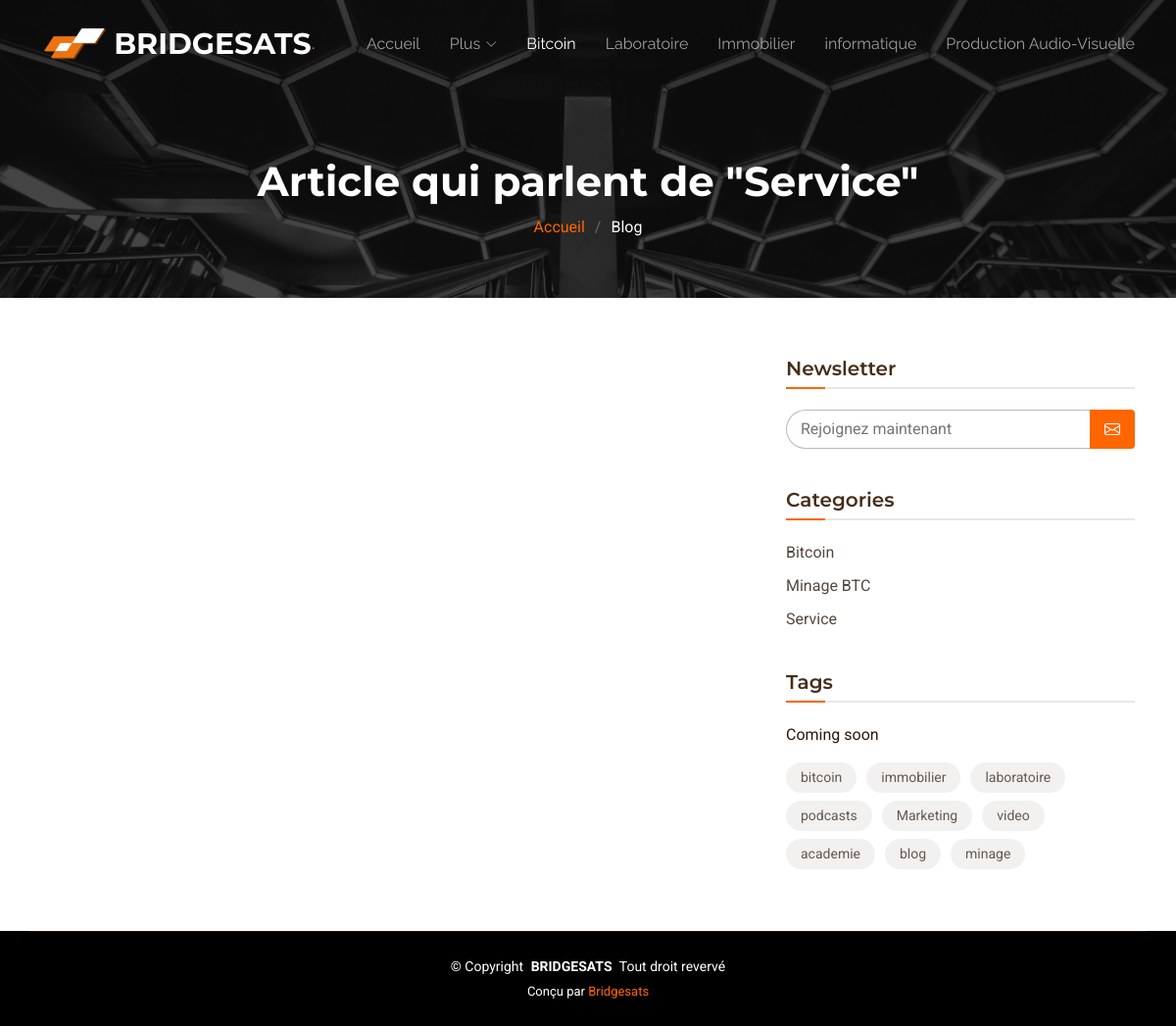
Page /cat/3/ on the committed database.
### core/models.py (models this page shows, shortened)
class Category(models.Model):
    cat_id = models.AutoField(primary_key=True)
    name = models.CharField(max_length=120)

### core/views.py (the view, shortened to what this page needs)
# urls.py: path('cat/<int:id>/', views.ReadCat, name='blog-cat'),
def ReadCat(request, id):
    try:
        cats = Category.objects.get(cat_id=id)
        blogs = CreateBlog.objects.filter(category=cats)
        category_name = cats.name  # Assurez-vous que c'est le bon champ
        list_categorys = Category.objects.all()
        context = {
            'cat': cats,
            'blogs': blogs,
            'all_cats': list_categorys,
            'category_name': category_name
        }
        return render(request, 'categorie.html', context)
    except Category.DoesNotExist:
        messages.error(request, "Catégorie introuvable.")
        return redirect('/')

### core/templates/categorie.html (shortened to what this page needs)
<!DOCTYPE html>
{% load static %}
<html lang="en">
<head>
  <link href="{% static "assets1/vendor/bootstrap/css/bootstrap.min.css" %}" rel="stylesheet">
  <link href="{% static "assets1/vendor/bootstrap-icons/bootstrap-icons.css" %}" rel="stylesheet">
  <link href="{% static "assets1/vendor/aos/aos.css" %}" rel="stylesheet">
  <link href="{% static "assets1/vendor/glightbox/css/glightbox.min.css" %}" rel="stylesheet">
  <link href="{% static "assets1/vendor/swiper/swiper-bundle.min.css" %}" rel="stylesheet">
  <link href="{% static "assets1/css/main.css" %}" rel="stylesheet">
</head>
<body class="blog-page">
  <header id="header" class="header d-flex align-items-center fixed-top">
    <div class="container-fluid container-xl position-relative d-flex align-items-center justify-content-between">
      <a href="{% url "accueille" %}" class="logo d-flex align-items-center me-auto me-lg-0">
        <img src="{% static "assets/img/favicon.webp" %}" alt="">
        <h1 class="sitename">BRIDGESATS</h1>
        <span>.</span>
      </a>
      <nav id="navmenu" class="navmenu">
        <ul>
          <li><a href="{% url "accueille" %}" >Accueil<br></a></li>
          <li class="dropdown"><a href="#"><span>Plus</span> <i class="bi bi-chevron-down toggle-dropdown"></i></a>
          </li>
          <li><a href="{% url "bitcoin" %}" class="active">Bitcoin</a></li>
          <li><a href="{% url "laboratoire" %}">Laboratoire</a></li>
          <li><a href="{% url "immobilier" %}">Immobilier</a></li>
          <li><a href="{% url "informatique" %}">informatique</a></li>
          <li><a href="{% url "production" %}">Production Audio-Visuelle</a></li>
        </ul>
      </nav>
    </div>
  </header>
  <main class="main">
    <div class="page-title dark-background" data-aos="fade" style="background-image: url(assets/img/hero-bg.jpg);">
      <div class="container">
          <h1>Article qui parlent de "{{ category_name }}"
          </h1>
        <nav class="breadcrumbs">
          <ol>
            <li><a href="{% url "accueille" %}">Accueil</a></li>
            <li class="current">Blog</li>
          </ol>
        </nav>
      </div>
    </div>
    <div class="container">
      <div class="row">
        <div class="col-lg-8">
          <section id="blog-posts" class="blog-posts section">
          </section>
        </div>
        <div class="col-lg-4 sidebar">
          <div class="widgets-container">
            <div class="search-widget widget-item">
              <h3 class="widget-title">Newsletter</h3>
              <form action="" method="POST">
                <input style="border: 0; padding: 4px; border-radius: 4px; width: calc(100% - 40px); background-color: var(--background-color); color: var(--default-color);" type="email" name="email" placeholder="Rejoignez maintenant">
                <button type="submit" title="email"><i class="bi bi-envelope"></i></button>
              </form>
            </div>
            <div class="categories-widget widget-item">
              <h3 class="widget-title">Categories</h3>
              <ul class="mt-3">
                {% for categorys in all_cats  %}
                  <li><a href="{% url 'blog-cat' categorys.cat_id %}">{{ categorys.name }} <span></span></a></li>
                {% endfor %}
              </ul>
            </div>
            <div class="tags-widget widget-item">
              <h3 class="widget-title">Tags</h3>
              <p>Coming soon</p>
              <ul>
                <li><a href="#">bitcoin</a></li>
                <li><a href="#">immobilier</a></li>
                <li><a href="#">laboratoire</a></li>
                <li><a href="#">podcasts</a></li>
                <li><a href="#">Marketing</a></li>
                <li><a href="#">video</a></li>
                <li><a href="#">academie</a></li>
                <li><a href="#">blog</a></li>
                <li><a href="#">minage</a></li>
              </ul>
            </div>
          </div>
        </div>
      </div>
    </div>
  </main>
  <footer id="footer" class="footer dark-background">
    <div class="container copyright text-center">
      <p>© <span>Copyright</span> <strong class="px-1 sitename">BRIDGESATS</strong> <span>Tout droit revervé</span></p>
      <div class="credits">
        Conçu par <a href="{% url "admin:index" %}">Bridgesats</a>
      </div>
    </div>
  </footer>
</body>
</html>

### rows in the picture
Category: name "Service"
Category: name "Bitcoin"
Category: name "Minage BTC"
